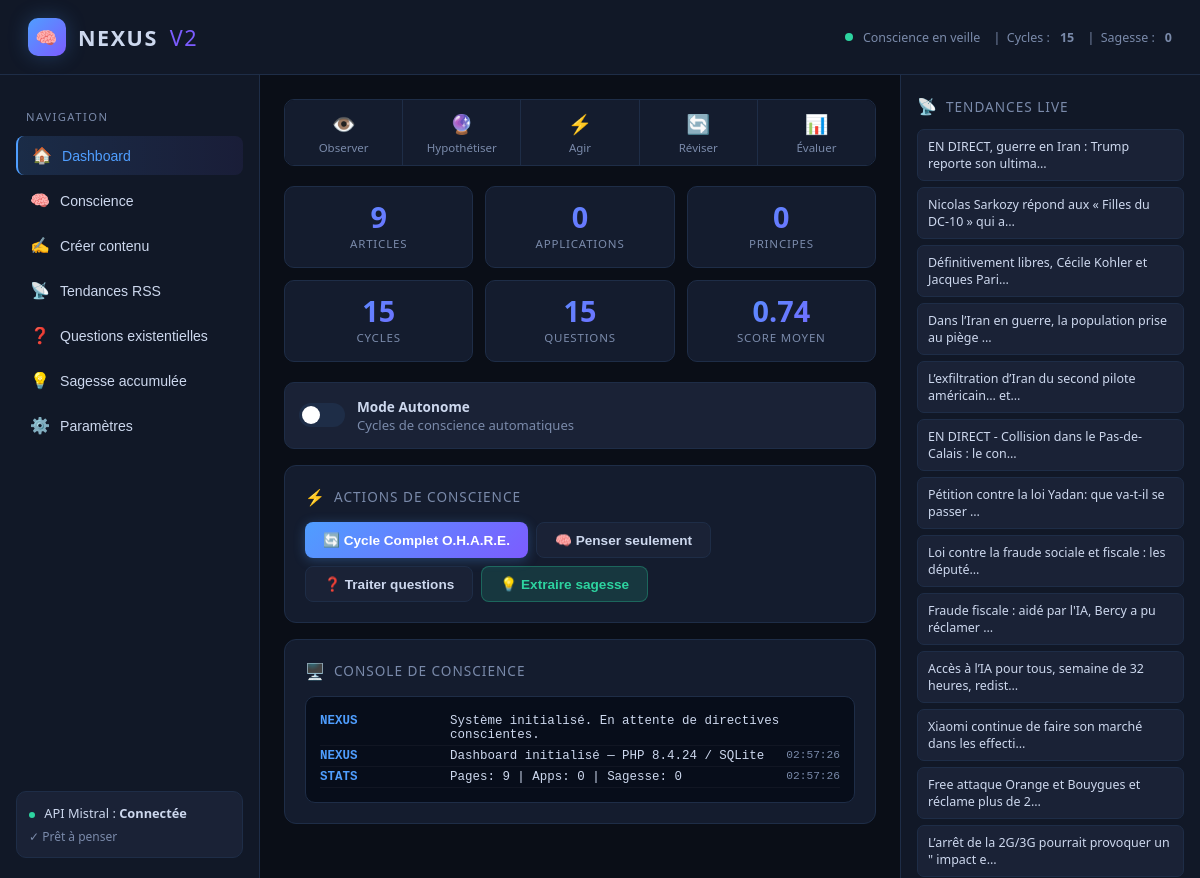
The page / on the database its author committed.
### tables this page shows
CREATE TABLE consciousness_cycles (
        id              INTEGER PRIMARY KEY AUTOINCREMENT,
        phase           TEXT,
        decision_json   TEXT,
        result_json     TEXT,
        success         INTEGER DEFAULT 0,
        self_eval_score REAL DEFAULT 0,
        lessons_learned TEXT,
        created_at      DATETIME DEFAULT CURRENT_TIMESTAMP
    );

CREATE TABLE trend_tracking (
        id         INTEGER PRIMARY KEY AUTOINCREMENT,
        title      TEXT,
        source     TEXT,
        pub_date   TEXT,
        link       TEXT,
        fetched_at DATETIME DEFAULT CURRENT_TIMESTAMP
    );

### nexus_core.php (called while the page is built, shortened)
<?php
function getDB(): PDO {
    static $db = null;
    if ($db !== null) return $db;
    $db = new PDO('sqlite:' . NEXUS_DB);
    $db->setAttribute(PDO::ATTR_ERRMODE,         PDO::ERRMODE_EXCEPTION);
    $db->setAttribute(PDO::ATTR_DEFAULT_FETCH_MODE, PDO::FETCH_ASSOC);
    $db->exec("PRAGMA journal_mode=WAL");
    $db->exec("PRAGMA synchronous=NORMAL");
    $db->exec("
    CREATE TABLE IF NOT EXISTS pages (
        id          INTEGER PRIMARY KEY AUTOINCREMENT,
        slug        TEXT UNIQUE,
        title       TEXT,
        content     TEXT,
        page_type   TEXT DEFAULT 'article',
        topic       TEXT,
        created_at  DATETIME DEFAULT CURRENT_TIMESTAMP
    );
    CREATE TABLE IF NOT EXISTS apps (
        id          INTEGER PRIMARY KEY AUTOINCREMENT,
        app_slug    TEXT UNIQUE,
        app_name    TEXT,
        code        TEXT,
        description TEXT,
        created_at  DATETIME DEFAULT CURRENT_TIMESTAMP
    );
    CREATE TABLE IF NOT EXISTS questions (
        id          INTEGER PRIMARY KEY AUTOINCREMENT,
        question    TEXT,
        context     TEXT,
        priority    INTEGER DEFAULT 3,
        status      TEXT DEFAULT 'pending',
        answer      TEXT,
        created_at  DATETIME DEFAULT CURRENT_TIMESTAMP
    );
    CREATE TABLE IF NOT EXISTS wisdom (
        id          INTEGER PRIMARY KEY AUTOINCREMENT,
        principle   TEXT UNIQUE,
        category    TEXT,
        confidence  REAL DEFAULT 0.5,
        source_cycle INTEGER,
        created_at  DATETIME DEFAULT CURRENT_TIMESTAMP
    );
    CREATE TABLE IF NOT EXISTS consciousness_cycles (
        id              INTEGER PRIMARY KEY AUTOINCREMENT,
        phase           TEXT,
        decision_json   TEXT,
        result_json     TEXT,
        success         INTEGER DEFAULT 0,
        self_eval_score REAL DEFAULT 0,
        lessons_learned TEXT,
        created_at      DATETIME DEFAULT CURRENT_TIMESTAMP
    );
    CREATE TABLE IF NOT EXISTS self_model (
        id             INTEGER PRIMARY KEY AUTOINCREMENT,
        capability     TEXT UNIQUE,
        level          REAL DEFAULT 0.5,
        evidence_count INTEGER DEFAULT 0,
        last_updated   DATETIME DEFAULT CURRENT_TIMESTAMP
    );
    CREATE TABLE IF NOT EXISTS trend_tracking (
        id         INTEGER PRIMARY KEY AUTOINCREMENT,
        title      TEXT,
        source     TEXT,
        pub_date   TEXT,
        link       TEXT,
        fetched_at DATETIME DEFAULT CURRENT_TIMESTAMP
    );
    ");
    return $db;
}
function getStoredTrends(int $limit = 30): array {
    $db = getDB();
    return $db->query("SELECT * FROM trend_tracking ORDER BY fetched_at DESC LIMIT $limit")->fetchAll();
}
function getDashboardStats(): array {
    $db = getDB();
    return [
        'pages'             => (int)$db->query("SELECT COUNT(*) FROM pages")->fetchColumn(),
        'apps'              => (int)$db->query("SELECT COUNT(*) FROM apps")->fetchColumn(),
        'questions_pending' => (int)$db->query("SELECT COUNT(*) FROM questions WHERE status='pending'")->fetchColumn(),
        'questions_total'   => (int)$db->query("SELECT COUNT(*) FROM questions")->fetchColumn(),
        'wisdom_count'      => (int)$db->query("SELECT COUNT(*) FROM wisdom")->fetchColumn(),
        'cycles_total'      => (int)$db->query("SELECT COUNT(*) FROM consciousness_cycles")->fetchColumn(),
        'cycles_success'    => (int)$db->query("SELECT COUNT(*) FROM consciousness_cycles WHERE success=1")->fetchColumn(),
        'avg_score'         => round((float)$db->query("SELECT AVG(self_eval_score) FROM consciousness_cycles WHERE self_eval_score>0")->fetchColumn(), 2),
        'recent_pages'      => $db->query("SELECT title, page_type, created_at FROM pages ORDER BY created_at DESC LIMIT 5")->fetchAll(),
        'recent_wisdom'     => $db->query("SELECT principle, category, confidence FROM wisdom ORDER BY created_at DESC LIMIT 5")->fetchAll(),
        'pending_questions' => $db->query("SELECT question, priority FROM questions WHERE status='pending' ORDER BY priority DESC LIMIT 5")->fetchAll(),
        'self_model'        => $db->query("SELECT capability, level FROM self_model ORDER BY level DESC")->fetchAll(),
        'last_cycle'        => $db->query("SELECT * FROM consciousness_cycles ORDER BY created_at DESC LIMIT 1")->fetch(),
    ];
}

### index.php (the view, shortened to what this page needs)
<?php
require_once __DIR__ . '/nexus_core.php';
$apiKey    = loadApiKey();
$hasApiKey = !empty($apiKey);
$stats     = getDashboardStats();
$trends    = getStoredTrends(30);
?>
<!DOCTYPE html>
<html lang="fr">
<head>
</head>
<body>
<header class="header">
  <div class="logo">
    <div class="logo-icon">🧠</div>
    NEXUS <span style="color:var(--accent2);font-weight:300">V2</span>
  </div>
  <div class="consciousness-bar">
    <div class="pulse"></div>
    <span id="consciousness-status">Conscience en veille</span>
    &nbsp;|&nbsp;
    Cycles : <strong id="hdr-cycles"><?= $stats['cycles_total'] ?></strong>
    &nbsp;|&nbsp;
    Sagesse : <strong id="hdr-wisdom"><?= $stats['wisdom_count'] ?></strong>
  </div>
</header>
<div class="layout">
  <aside class="sidebar">
    <div class="nav-section">Navigation</div>
    <button class="nav-btn active" onclick="showTab('dashboard')"><span class="icon">🏠</span> Dashboard</button>
    <button class="nav-btn" onclick="showTab('conscience')"><span class="icon">🧠</span> Conscience</button>
    <button class="nav-btn" onclick="showTab('content')"><span class="icon">✍️</span> Créer contenu</button>
    <button class="nav-btn" onclick="showTab('trends')"><span class="icon">📡</span> Tendances RSS</button>
    <button class="nav-btn" onclick="showTab('questions')"><span class="icon">❓</span> Questions existentielles</button>
    <button class="nav-btn" onclick="showTab('wisdom')"><span class="icon">💡</span> Sagesse accumulée</button>
    <button class="nav-btn" onclick="showTab('settings')"><span class="icon">⚙️</span> Paramètres</button>
    <div class="api-status">
      <div><span class="api-dot <?= $hasApiKey ? 'dot-on' : 'dot-off' ?>"></span>
        API Mistral : <strong><?= $hasApiKey ? 'Connectée' : 'Non configurée' ?></strong>
      </div>
      <?php if ($hasApiKey): ?>
      <div style="margin-top:6px;color:var(--muted);font-size:.75rem">
        ✓ Prêt à penser
      </div>
      <?php endif; ?>
    </div>
  </aside>
  <main class="main">
    <div id="tab-dashboard" class="tab-content active">
      <div class="ohare" id="ohare-vis">
        <div class="ohare-phase" id="ph-observer"><span class="ph-icon">👁️</span><span class="ph-label">Observer</span></div>
        <div class="ohare-phase" id="ph-hypothetiser"><span class="ph-icon">🔮</span><span class="ph-label">Hypothétiser</span></div>
        <div class="ohare-phase" id="ph-agir"><span class="ph-icon">⚡</span><span class="ph-label">Agir</span></div>
        <div class="ohare-phase" id="ph-reviser"><span class="ph-icon">🔄</span><span class="ph-label">Réviser</span></div>
        <div class="ohare-phase" id="ph-evaluer"><span class="ph-icon">📊</span><span class="ph-label">Évaluer</span></div>
      </div>
      <div class="stats-grid">
        <div class="stat-card"><div class="stat-num" id="stat-pages"><?= $stats['pages'] ?></div><div class="stat-label">Articles</div></div>
        <div class="stat-card"><div class="stat-num" id="stat-apps"><?= $stats['apps'] ?></div><div class="stat-label">Applications</div></div>
        <div class="stat-card"><div class="stat-num" id="stat-wisdom"><?= $stats['wisdom_count'] ?></div><div class="stat-label">Principes</div></div>
        <div class="stat-card"><div class="stat-num" id="stat-cycles"><?= $stats['cycles_total'] ?></div><div class="stat-label">Cycles</div></div>
        <div class="stat-card"><div class="stat-num" id="stat-questions"><?= $stats['questions_pending'] ?></div><div class="stat-label">Questions</div></div>
        <div class="stat-card"><div class="stat-num" id="stat-score"><?= $stats['avg_score'] ?></div><div class="stat-label">Score moyen</div></div>
      </div>
      <div class="auto-toggle">
        <label class="toggle-switch">
          <span class="toggle-slider"></span>
        </label>
        <div class="auto-label">
          <strong>Mode Autonome</strong>
          <div class="text-muted">Cycles de conscience automatiques</div>
        </div>
      </div>
      <div class="card">
        <div class="card-title"><span>⚡</span> Actions de Conscience</div>
        <div style="display:flex;gap:8px;flex-wrap:wrap">
          <button class="btn btn-primary" onclick="fullCycle()" id="btn-full-cycle">🔄 Cycle Complet O.H.A.R.E.</button>
          <button class="btn btn-secondary" onclick="doThink()" id="btn-think">🧠 Penser seulement</button>
          <button class="btn btn-secondary" onclick="doQuestions()">❓ Traiter questions</button>
          <button class="btn btn-green" onclick="doWisdom()">💡 Extraire sagesse</button>
        </div>
      </div>
      <div class="card">
        <div class="card-title"><span>🖥️</span> Console de Conscience</div>
        <div class="console" id="console-log">
          <div class="log-line"><span class="log-phase">NEXUS</span><span class="log-data">Système initialisé. En attente de directives conscientes.</span></div>
        </div>
      </div>
    </div>
  </main>
  <aside class="right-panel">
    <div class="card-title" style="margin-bottom:12px"><span>📡</span> Tendances Live</div>
    <div id="sidebar-trends">
      <?php foreach (array_slice($trends, 0, 15) as $t): ?>
      <div class="trend-item" style="font-size:.78rem" onclick="setTopicFromTrend('<?= htmlspecialchars(addslashes($t['title']), ENT_QUOTES) ?>')">
        <span><?= htmlspecialchars(mb_substr($t['title'], 0, 52)) ?><?= mb_strlen($t['title']) > 52 ? '…' : '' ?></span>
      </div>
      <?php endforeach; ?>
    </div>
  </aside>
</div>
</body>
</html>

### rows shown on the page
consciousness_cycles: id "15"
trend_tracking: title "EN DIRECT, guerre en Iran : Trump reporte son ultima"
trend_tracking: title "Nicolas Sarkozy répond aux « Filles du DC-10 » qui a"
trend_tracking: title "Définitivement libres, Cécile Kohler et Jacques Pari"
trend_tracking: title "Dans l’Iran en guerre, la population prise au piège"
trend_tracking: title "L’exfiltration d’Iran du second pilote américain… et"
trend_tracking: title "EN DIRECT - Collision dans le Pas-de-Calais : le con"
trend_tracking: title "Pétition contre la loi Yadan: que va-t-il se passer"
trend_tracking: title "Loi contre la fraude sociale et fiscale : les député"
trend_tracking: title "Fraude fiscale : aidé par l'IA, Bercy a pu réclamer"
trend_tracking: title "Accès à l’IA pour tous, semaine de 32 heures, redist"
trend_tracking: title "Xiaomi continue de faire son marché dans les effecti"
trend_tracking: title "Free attaque Orange et Bouygues et réclame plus de 2"
trend_tracking: title "L’arrêt de la 2G/3G pourrait provoquer un \" impact e"

### other values the page prints
$stats['wisdom_count'] "0"
$stats['pages'] "9"
$stats['apps'] "0"
$stats['avg_score'] "0.74"
